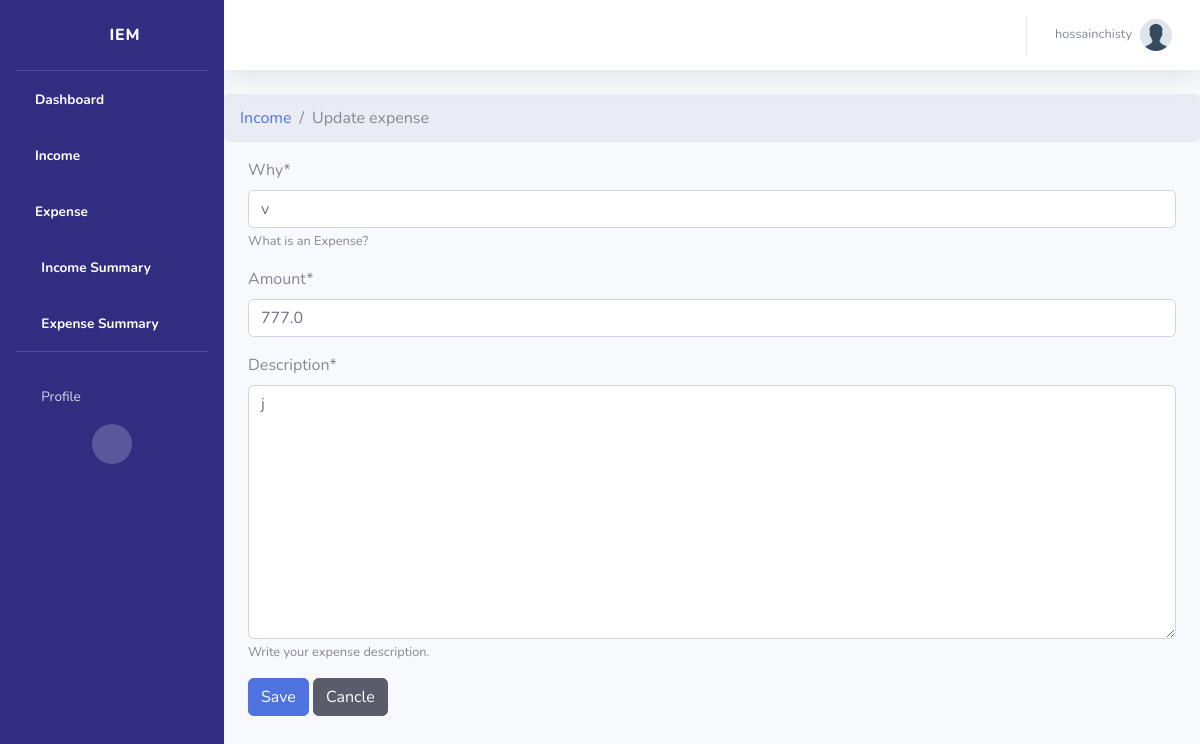
The page /expenses/update/14 (signed in) on the database its author committed.
### accounts/models.py (models this page shows, shortened)
class Profile(models.Model):
    user = models.OneToOneField(User, on_delete=models.CASCADE)
    image = models.ImageField(upload_to="profiles", default="profiles/default.png")
    bio = models.TextField(null=True, blank=True)
    phone_number = RegexValidator(
        regex=r"^\+(?:[0-9]●?){6,14}[0-9]$",
        message=_(
            "Enter a valid international mobile phone number starting with +(country code)"
        ),
    )
    city = models.CharField(
        verbose_name=_("City"), max_length=400, null=True, blank=True
    )
    country = CountryField(null=True, blank=True)
    class Meta:
        ordering = ["-id"]
        verbose_name_plural = "Profile"

### expenses/models.py (models this page shows, shortened)
class Expense(models.Model):
    why = models.CharField(max_length=200, help_text="What is an Expense?", null=True)
    amount = models.FloatField()
    date = models.DateTimeField(default=now)
    description = models.TextField(help_text="Write your expense description.")
    owner = models.ForeignKey(User, on_delete=models.CASCADE, null=True, blank=True)
    class Meta:
        ordering = [
            "-date",
        ]
        verbose_name_plural = "Expense"

### expenses/views.py (the view)
# urls.py: path("update/<int:pk>", views.expensesUpdate.as_view(), name="update"),
class expensesUpdate(SuccessMessageMixin, LoginRequiredMixin, UpdateView):
    model = Expense
    fields = ["why", "amount", "description"]
    template_name = "expenses/expenses_form.html"
    success_url = reverse_lazy("expense")
    success_message = "Expense successfully updated"

### templates/expenses/expenses_form.html (shortened to what this page needs)
{% extends 'partials/__base.html' %}
{% load crispy_forms_tags %}
{% load static %}
{% block body %}
    <div id="wrapper">
    {% include 'partials/__sidebar.html' %}
        <div id="content-wrapper" class="d-flex flex-column">
            <div id="content">
                <nav class="navbar navbar-expand navbar-light bg-white topbar mb-4 static-top shadow">
                    <ul class="navbar-nav ml-auto">
                        <li class="nav-item dropdown no-arrow">
                            <a class="nav-link dropdown-toggle" href="#" id="userDropdown" role="button"
                                data-toggle="dropdown" aria-haspopup="true" aria-expanded="false">
                                <span class="mr-2 d-none d-lg-inline text-gray-600 small">{{ user.username }}</span>
                                <img class="img-profile rounded-circle" src="{{ request.user.profile.image.url }}">
                            </a>
                        </li>
                    </ul>
                </nav>
                <nav aria-label="breadcrumb">
                <ol class="breadcrumb">
                    <li class="breadcrumb-item"><a class="hover:no-underline" href="{% url 'expense'%}">Income</a></li>
                    <li class="breadcrumb-item active" aria-current="page">Update expense</li>
                </ol>
                </nav>
                <div class="container">
                    <form  method="POST">
                        {{form|crispy}}
                        <button type="submit" class="btn btn-primary">Save</button>
                        <button  class="btn btn-dark">
                        <a class="text-white hover:no-underline" href="{% url 'expense'%}">Cancle</a>
                        </button>
                    </form>
                </div>
            </div>
        </div>
 {% endblock body %}

### rows shown on the page
Expense: why "v", amount "777.0", description "j"

### other values the page prints
{{ user.username }} "hossainchisty"
